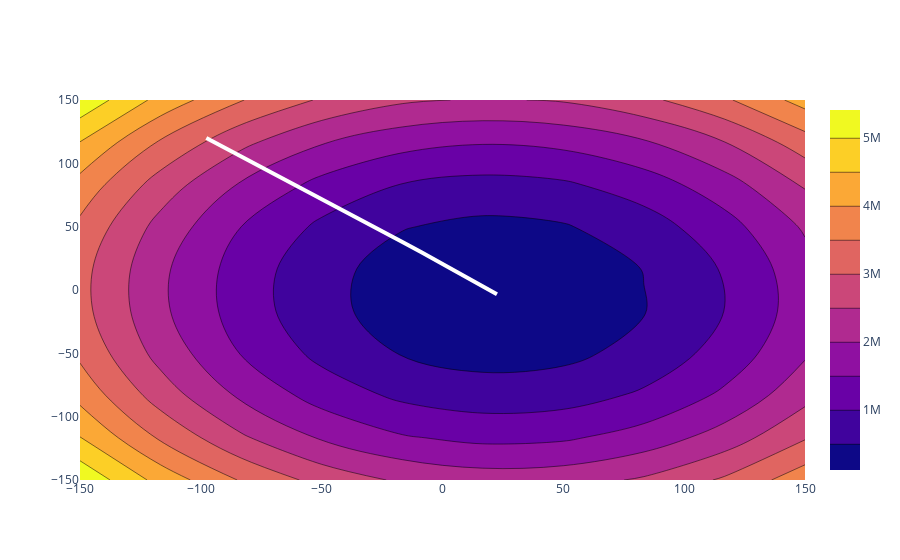

Notebook code cell kept with this figure:
### Code cell
import plotly.graph_objects as go

fig = go.Figure(go.Scatter(x=np.array(all_m).ravel(), y=np.array(all_b).ravel(), name='High 2014',
                         line=dict(color='#fff', width=4)))

fig.add_trace(go.Contour(z=z_arr,x=m_arr,y=b_arr))
fig.show()
